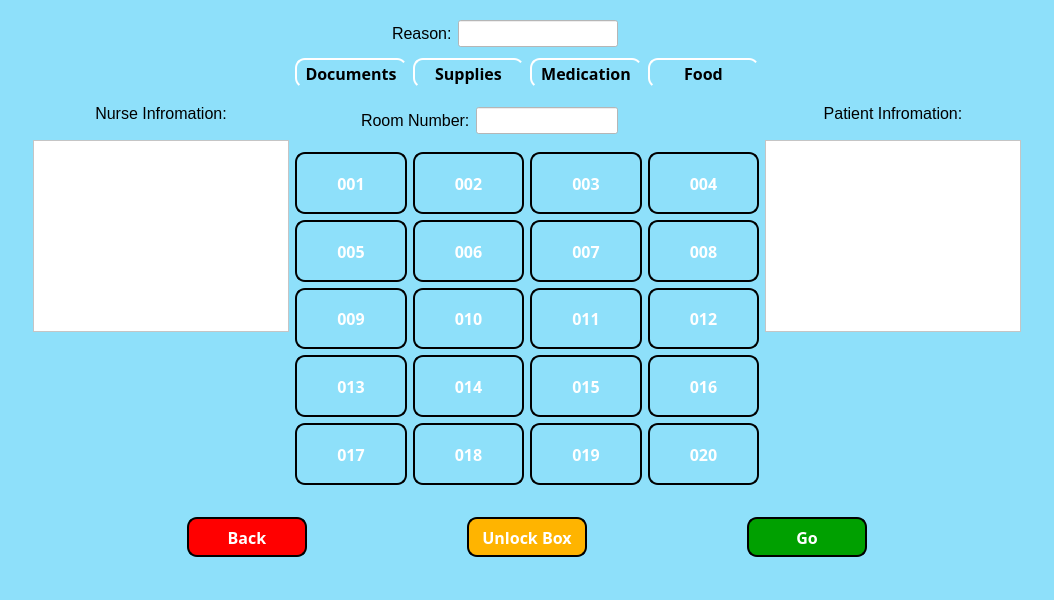
<?xml version="1.0" encoding="UTF-8"?>
<ui version="4.0">
 <class>MainWindow</class>
 <widget class="QMainWindow" name="MainWindow">
  <property name="geometry">
   <rect>
    <x>0</x>
    <y>0</y>
    <width>1054</width>
    <height>600</height>
   </rect>
  </property>
  <property name="windowTitle">
   <string>MainWindow</string>
  </property>
  <property name="autoFillBackground">
   <bool>false</bool>
  </property>
  <property name="styleSheet">
   <string notr="true">background-color: rgb(142, 224, 250);
</string>
  </property>
  <widget class="QWidget" name="centralwidget">
   <property name="enabled">
    <bool>true</bool>
   </property>
   <layout class="QGridLayout" name="gridLayout_2">
    <item row="2" column="1">
     <widget class="QLabel" name="label_3">
      <property name="sizePolicy">
       <sizepolicy hsizetype="Preferred" vsizetype="Maximum">
        <horstretch>0</horstretch>
        <verstretch>0</verstretch>
       </sizepolicy>
      </property>
      <property name="font">
       <font>
        <pointsize>12</pointsize>
       </font>
      </property>
      <property name="text">
       <string>Nurse Infromation:</string>
      </property>
      <property name="alignment">
       <set>Qt::AlignCenter</set>
      </property>
     </widget>
    </item>
    <item row="3" column="1" alignment="Qt::AlignTop">
     <widget class="QTextEdit" name="textEdit_2">
      <property name="sizePolicy">
       <sizepolicy hsizetype="Fixed" vsizetype="Maximum">
        <horstretch>0</horstretch>
        <verstretch>0</verstretch>
       </sizepolicy>
      </property>
      <property name="font">
       <font>
        <pointsize>12</pointsize>
       </font>
      </property>
      <property name="styleSheet">
       <string notr="true">QTextEdit{
background-color: rgb(255, 255, 255);
}</string>
      </property>
      <property name="frameShape">
       <enum>QFrame::StyledPanel</enum>
      </property>
      <property name="frameShadow">
       <enum>QFrame::Plain</enum>
      </property>
      <property name="readOnly">
       <bool>true</bool>
      </property>
     </widget>
    </item>
    <item row="2" column="4">
     <widget class="QLabel" name="label_4">
      <property name="sizePolicy">
       <sizepolicy hsizetype="Preferred" vsizetype="Maximum">
        <horstretch>0</horstretch>
        <verstretch>0</verstretch>
       </sizepolicy>
      </property>
      <property name="font">
       <font>
        <pointsize>12</pointsize>
       </font>
      </property>
      <property name="text">
       <string>Patient Infromation:</string>
      </property>
      <property name="alignment">
       <set>Qt::AlignCenter</set>
      </property>
     </widget>
    </item>
    <item row="5" column="0">
     <widget class="QLabel" name="label_5">
      <property name="text">
       <string/>
      </property>
     </widget>
    </item>
    <item row="5" column="5">
     <widget class="QLabel" name="label_6">
      <property name="text">
       <string/>
      </property>
     </widget>
    </item>
    <item row="3" column="4" alignment="Qt::AlignTop">
     <widget class="QTextEdit" name="textEdit">
      <property name="sizePolicy">
       <sizepolicy hsizetype="Fixed" vsizetype="Maximum">
        <horstretch>0</horstretch>
        <verstretch>0</verstretch>
       </sizepolicy>
      </property>
      <property name="font">
       <font>
        <pointsize>12</pointsize>
       </font>
      </property>
      <property name="styleSheet">
       <string notr="true">QTextEdit{
background-color: rgb(255, 255, 255);
}</string>
      </property>
      <property name="frameShadow">
       <enum>QFrame::Plain</enum>
      </property>
      <property name="readOnly">
       <bool>true</bool>
      </property>
     </widget>
    </item>
    <item row="5" column="1" rowspan="2" colspan="4">
     <layout class="QHBoxLayout" name="horizontalLayout_4">
      <property name="topMargin">
       <number>12</number>
      </property>
      <property name="bottomMargin">
       <number>12</number>
      </property>
      <item alignment="Qt::AlignTop">
       <widget class="QToolButton" name="toolButton_25">
        <property name="sizePolicy">
         <sizepolicy hsizetype="Fixed" vsizetype="Expanding">
          <horstretch>0</horstretch>
          <verstretch>0</verstretch>
         </sizepolicy>
        </property>
        <property name="minimumSize">
         <size>
          <width>0</width>
          <height>40</height>
         </size>
        </property>
        <property name="maximumSize">
         <size>
          <width>120</width>
          <height>60</height>
         </size>
        </property>
        <property name="font">
         <font>
          <family>14px</family>
          <pointsize>12</pointsize>
          <weight>75</weight>
          <italic>false</italic>
          <bold>true</bold>
         </font>
        </property>
        <property name="styleSheet">
         <string notr="true">QToolButton{background-color: red;
color: white;
border-style: outset;
border-width: 2px;
border-radius:10px;
border-color: black;
font: bold, 14px;
border-radius:10px;}
QToolButton::pressed{background-color: rgb(170, 0, 0);
border-style: inset;
}</string>
        </property>
        <property name="text">
         <string>Back</string>
        </property>
       </widget>
      </item>
      <item>
       <widget class="QToolButton" name="toolButton_27">
        <property name="sizePolicy">
         <sizepolicy hsizetype="Fixed" vsizetype="Expanding">
          <horstretch>0</horstretch>
          <verstretch>0</verstretch>
         </sizepolicy>
        </property>
        <property name="minimumSize">
         <size>
          <width>0</width>
          <height>40</height>
         </size>
        </property>
        <property name="maximumSize">
         <size>
          <width>120</width>
          <height>60</height>
         </size>
        </property>
        <property name="font">
         <font>
          <family>14px</family>
          <pointsize>12</pointsize>
          <weight>75</weight>
          <italic>false</italic>
          <bold>true</bold>
         </font>
        </property>
        <property name="styleSheet">
         <string notr="true">QToolButton{background-color: rgb(255, 180, 0);
color: white;
border-style: outset;
border-width: 2px;
border-radius:10px;
border-color: black;
font: bold, 14px;
border-radius:10px;}
QToolButton::pressed{background-color: rgb(255, 100, 0);
border-style: inset;
}</string>
        </property>
        <property name="text">
         <string>Unlock Box</string>
        </property>
       </widget>
      </item>
      <item alignment="Qt::AlignTop">
       <widget class="QToolButton" name="toolButton_26">
        <property name="sizePolicy">
         <sizepolicy hsizetype="Fixed" vsizetype="Expanding">
          <horstretch>0</horstretch>
          <verstretch>0</verstretch>
         </sizepolicy>
        </property>
        <property name="minimumSize">
         <size>
          <width>0</width>
          <height>40</height>
         </size>
        </property>
        <property name="maximumSize">
         <size>
          <width>120</width>
          <height>60</height>
         </size>
        </property>
        <property name="font">
         <font>
          <family>14px</family>
          <pointsize>12</pointsize>
          <weight>75</weight>
          <italic>false</italic>
          <bold>true</bold>
         </font>
        </property>
        <property name="styleSheet">
         <string notr="true">QToolButton{background-color: rgb(0, 160, 0);
color: white;
border-style: outset;
border-width: 2px;
border-radius:10px;
border-color: black;
font: bold, 14px;
border-radius:10px;}
QToolButton::pressed{background-color: rgb(0, 120, 0);
border-style: inset;
}</string>
        </property>
        <property name="text">
         <string>Go</string>
        </property>
       </widget>
      </item>
     </layout>
    </item>
    <item row="3" column="2" colspan="2">
     <layout class="QGridLayout" name="gridLayout">
      <property name="sizeConstraint">
       <enum>QLayout::SetNoConstraint</enum>
      </property>
      <property name="leftMargin">
       <number>0</number>
      </property>
      <property name="topMargin">
       <number>12</number>
      </property>
      <property name="bottomMargin">
       <number>14</number>
      </property>
      <item row="3" column="2">
       <widget class="QToolButton" name="toolButton_7">
        <property name="sizePolicy">
         <sizepolicy hsizetype="Minimum" vsizetype="Minimum">
          <horstretch>0</horstretch>
          <verstretch>0</verstretch>
         </sizepolicy>
        </property>
        <property name="font">
         <font>
          <family>14px</family>
          <pointsize>12</pointsize>
          <weight>75</weight>
          <italic>false</italic>
          <bold>true</bold>
         </font>
        </property>
        <property name="styleSheet">
         <string notr="true">QToolButton{
color: white;
border-style: outset;
border-width: 2px;
border-radius:10px;
border-color: black;
font: bold, 14px;
border-radius:10px;
border-image: url(:/button/download (4).png);}
QToolButton::pressed{background-color: rgb(213, 213, 213);
border-style: inset;
}</string>
        </property>
        <property name="text">
         <string>007</string>
        </property>
       </widget>
      </item>
      <item row="5" column="2">
       <widget class="QToolButton" name="toolButton_15">
        <property name="sizePolicy">
         <sizepolicy hsizetype="Minimum" vsizetype="Minimum">
          <horstretch>0</horstretch>
          <verstretch>0</verstretch>
         </sizepolicy>
        </property>
        <property name="font">
         <font>
          <family>14px</family>
          <pointsize>12</pointsize>
          <weight>75</weight>
          <italic>false</italic>
          <bold>true</bold>
         </font>
        </property>
        <property name="styleSheet">
         <string notr="true">QToolButton{
color: white;
border-style: outset;
border-width: 2px;
border-radius:10px;
border-color: black;
font: bold, 14px;
border-radius:10px;
border-image: url(:/button/download (4).png);}
QToolButton::pressed{background-color: rgb(213, 213, 213);
border-style: inset;
}</string>
        </property>
        <property name="text">
         <string>015</string>
        </property>
       </widget>
      </item>
      <item row="4" column="3">
       <widget class="QToolButton" name="toolButton_12">
        <property name="sizePolicy">
         <sizepolicy hsizetype="Minimum" vsizetype="Expanding">
          <horstretch>0</horstretch>
          <verstretch>0</verstretch>
         </sizepolicy>
        </property>
        <property name="font">
         <font>
          <family>14px</family>
          <pointsize>12</pointsize>
          <weight>75</weight>
          <italic>false</italic>
          <bold>true</bold>
         </font>
        </property>
        <property name="styleSheet">
         <string notr="true">QToolButton{
color: white;
border-style: outset;
border-width: 2px;
border-radius:10px;
border-color: black;
font: bold, 14px;
border-radius:10px;
border-image: url(:/button/download (4).png);}
QToolButton::pressed{background-color: rgb(213, 213, 213);
border-style: inset;
}</string>
        </property>
        <property name="text">
         <string>012</string>
        </property>
       </widget>
      </item>
      <item row="6" column="3">
       <widget class="QToolButton" name="toolButton_20">
        <property name="sizePolicy">
         <sizepolicy hsizetype="Minimum" vsizetype="Expanding">
          <horstretch>0</horstretch>
          <verstretch>0</verstretch>
         </sizepolicy>
        </property>
        <property name="font">
         <font>
          <family>14px</family>
          <pointsize>12</pointsize>
          <weight>75</weight>
          <italic>false</italic>
          <bold>true</bold>
         </font>
        </property>
        <property name="styleSheet">
         <string notr="true">QToolButton{
color: white;
border-style: outset;
border-width: 2px;
border-radius:10px;
border-color: black;
font: bold, 14px;
border-radius:10px;
border-image: url(:/button/download (4).png);}
QToolButton::pressed{background-color: rgb(213, 213, 213);
border-style: inset;
}</string>
        </property>
        <property name="text">
         <string>020</string>
        </property>
       </widget>
      </item>
      <item row="0" column="0">
       <widget class="QToolButton" name="toolButton">
        <property name="sizePolicy">
         <sizepolicy hsizetype="Minimum" vsizetype="Minimum">
          <horstretch>0</horstretch>
          <verstretch>0</verstretch>
         </sizepolicy>
        </property>
        <property name="font">
         <font>
          <family>14px</family>
          <pointsize>12</pointsize>
          <weight>75</weight>
          <italic>false</italic>
          <bold>true</bold>
         </font>
        </property>
        <property name="styleSheet">
         <string notr="true">QToolButton{
color: white;
border-style: outset;
border-width: 2px;
border-radius:10px;
border-color: black;
font: bold, 14px;
border-radius:10px;
border-image: url(:/button/download (4).png);}
QToolButton::pressed{
background-color: rgb(213, 213, 213);
border-style: inset;
}</string>
        </property>
        <property name="text">
         <string>001</string>
        </property>
        <property name="popupMode">
         <enum>QToolButton::DelayedPopup</enum>
        </property>
        <property name="toolButtonStyle">
         <enum>Qt::ToolButtonTextOnly</enum>
        </property>
        <property name="arrowType">
         <enum>Qt::NoArrow</enum>
        </property>
       </widget>
      </item>
      <item row="0" column="3">
       <widget class="QToolButton" name="toolButton_4">
        <property name="sizePolicy">
         <sizepolicy hsizetype="Minimum" vsizetype="Expanding">
          <horstretch>0</horstretch>
          <verstretch>0</verstretch>
         </sizepolicy>
        </property>
        <property name="font">
         <font>
          <family>14px</family>
          <pointsize>12</pointsize>
          <weight>75</weight>
          <italic>false</italic>
          <bold>true</bold>
         </font>
        </property>
        <property name="styleSheet">
         <string notr="true">QToolButton{
color: white;
border-style: outset;
border-width: 2px;
border-radius:10px;
border-color: black;
font: bold, 14px;
border-radius:10px;
border-image: url(:/button/download (4).png);
}

QToolButton::pressed{
background-color: rgb(213, 213, 213);
border-style: inset;
}</string>
        </property>
        <property name="text">
         <string>004</string>
        </property>
       </widget>
      </item>
      <item row="5" column="1">
       <widget class="QToolButton" name="toolButton_14">
        <property name="sizePolicy">
         <sizepolicy hsizetype="Minimum" vsizetype="Minimum">
          <horstretch>0</horstretch>
          <verstretch>0</verstretch>
         </sizepolicy>
        </property>
        <property name="font">
         <font>
          <family>14px</family>
          <pointsize>12</pointsize>
          <weight>75</weight>
          <italic>false</italic>
          <bold>true</bold>
         </font>
        </property>
        <property name="styleSheet">
         <string notr="true">QToolButton{
color: white;
border-style: outset;
border-width: 2px;
border-radius:10px;
border-color: black;
font: bold, 14px;
border-radius:10px;
border-image: url(:/button/download (4).png);}
QToolButton::pressed{background-color: rgb(213, 213, 213);
border-style: inset;
}</string>
        </property>
        <property name="text">
         <string>014</string>
        </property>
       </widget>
      </item>
      <item row="4" column="2">
       <widget class="QToolButton" name="toolButton_11">
        <property name="sizePolicy">
         <sizepolicy hsizetype="Minimum" vsizetype="Minimum">
          <horstretch>0</horstretch>
          <verstretch>0</verstretch>
         </sizepolicy>
        </property>
        <property name="font">
         <font>
          <family>14px</family>
          <pointsize>12</pointsize>
          <weight>75</weight>
          <italic>false</italic>
          <bold>true</bold>
         </font>
        </property>
        <property name="styleSheet">
         <string notr="true">QToolButton{
color: white;
border-style: outset;
border-width: 2px;
border-radius:10px;
border-color: black;
font: bold, 14px;
border-radius:10px;
border-image: url(:/button/download (4).png);}
QToolButton::pressed{background-color: rgb(213, 213, 213);
border-style: inset;
}</string>
        </property>
        <property name="text">
         <string>011</string>
        </property>
       </widget>
      </item>
      <item row="6" column="0">
       <widget class="QToolButton" name="toolButton_17">
        <property name="sizePolicy">
         <sizepolicy hsizetype="Minimum" vsizetype="Minimum">
          <horstretch>0</horstretch>
          <verstretch>0</verstretch>
         </sizepolicy>
        </property>
        <property name="font">
         <font>
          <family>14px</family>
          <pointsize>12</pointsize>
          <weight>75</weight>
          <italic>false</italic>
          <bold>true</bold>
         </font>
        </property>
        <property name="styleSheet">
         <string notr="true">QToolButton{
color: white;
border-style: outset;
border-width: 2px;
border-radius:10px;
border-color: black;
font: bold, 14px;
border-radius:10px;
border-image: url(:/button/download (4).png);}
QToolButton::pressed{background-color: rgb(213, 213, 213);
border-style: inset;
}</string>
        </property>
        <property name="text">
         <string>017</string>
        </property>
       </widget>
      </item>
      <item row="3" column="0">
       <widget class="QToolButton" name="toolButton_5">
        <property name="sizePolicy">
         <sizepolicy hsizetype="Minimum" vsizetype="Minimum">
          <horstretch>0</horstretch>
          <verstretch>0</verstretch>
         </sizepolicy>
        </property>
        <property name="font">
         <font>
          <family>14px</family>
          <pointsize>12</pointsize>
          <weight>75</weight>
          <italic>false</italic>
          <bold>true</bold>
         </font>
        </property>
        <property name="styleSheet">
         <string notr="true">QToolButton{
color: white;
border-style: outset;
border-width: 2px;
border-radius:10px;
border-color: black;
font: bold, 14px;
border-radius:10px;
border-image: url(:/button/download (4).png);}
QToolButton::pressed{background-color: rgb(213, 213, 213);
border-style: inset;
}</string>
        </property>
        <property name="text">
         <string>005</string>
        </property>
       </widget>
      </item>
      <item row="3" column="3">
       <widget class="QToolButton" name="toolButton_8">
        <property name="sizePolicy">
         <sizepolicy hsizetype="Minimum" vsizetype="Expanding">
          <horstretch>0</horstretch>
          <verstretch>0</verstretch>
         </sizepolicy>
        </property>
        <property name="font">
         <font>
          <family>14px</family>
          <pointsize>12</pointsize>
          <weight>75</weight>
          <italic>false</italic>
          <bold>true</bold>
         </font>
        </property>
        <property name="styleSheet">
         <string notr="true">QToolButton{
color: white;
border-style: outset;
border-width: 2px;
border-radius:10px;
border-color: black;
font: bold, 14px;
border-radius:10px;
border-image: url(:/button/download (4).png);}
QToolButton::pressed{background-color: rgb(213, 213, 213);
border-style: inset;
}</string>
        </property>
        <property name="text">
         <string>008</string>
        </property>
       </widget>
      </item>
      <item row="5" column="3">
       <widget class="QToolButton" name="toolButton_16">
        <property name="sizePolicy">
         <sizepolicy hsizetype="Minimum" vsizetype="Expanding">
          <horstretch>0</horstretch>
          <verstretch>0</verstretch>
         </sizepolicy>
        </property>
        <property name="font">
         <font>
          <family>14px</family>
          <pointsize>12</pointsize>
          <weight>75</weight>
          <italic>false</italic>
          <bold>true</bold>
         </font>
        </property>
        <property name="styleSheet">
         <string notr="true">QToolButton{
color: white;
border-style: outset;
border-width: 2px;
border-radius:10px;
border-color: black;
font: bold, 14px;
border-radius:10px;
border-image: url(:/button/download (4).png);}
QToolButton::pressed{background-color: rgb(213, 213, 213);
border-style: inset;
}</string>
        </property>
        <property name="text">
         <string>016</string>
        </property>
       </widget>
      </item>
      <item row="6" column="1">
       <widget class="QToolButton" name="toolButton_18">
        <property name="sizePolicy">
         <sizepolicy hsizetype="Minimum" vsizetype="Minimum">
          <horstretch>0</horstretch>
          <verstretch>0</verstretch>
         </sizepolicy>
        </property>
        <property name="font">
         <font>
          <family>14px</family>
          <pointsize>12</pointsize>
          <weight>75</weight>
          <italic>false</italic>
          <bold>true</bold>
         </font>
        </property>
        <property name="styleSheet">
         <string notr="true">QToolButton{
color: white;
border-style: outset;
border-width: 2px;
border-radius:10px;
border-color: black;
font: bold, 14px;
border-radius:10px;
border-image: url(:/button/download (4).png);}
QToolButton::pressed{background-color: rgb(213, 213, 213);
border-style: inset;
}</string>
        </property>
        <property name="text">
         <string>018</string>
        </property>
       </widget>
      </item>
      <item row="4" column="1">
       <widget class="QToolButton" name="toolButton_10">
        <property name="sizePolicy">
         <sizepolicy hsizetype="Minimum" vsizetype="Minimum">
          <horstretch>0</horstretch>
          <verstretch>0</verstretch>
         </sizepolicy>
        </property>
        <property name="font">
         <font>
          <family>14px</family>
          <pointsize>12</pointsize>
          <weight>75</weight>
          <italic>false</italic>
          <bold>true</bold>
         </font>
        </property>
        <property name="styleSheet">
         <string notr="true">QToolButton{
color: white;
border-style: outset;
border-width: 2px;
border-radius:10px;
border-color: black;
font: bold, 14px;
border-radius:10px;
border-image: url(:/button/download (4).png);}
QToolButton::pressed{background-color: rgb(213, 213, 213);
border-style: inset;
}</string>
        </property>
        <property name="text">
         <string>010</string>
        </property>
       </widget>
      </item>
      <item row="0" column="2">
       <widget class="QToolButton" name="toolButton_3">
        <property name="sizePolicy">
         <sizepolicy hsizetype="Minimum" vsizetype="Minimum">
          <horstretch>0</horstretch>
          <verstretch>0</verstretch>
         </sizepolicy>
        </property>
        <property name="font">
         <font>
          <family>14px</family>
          <pointsize>12</pointsize>
          <weight>75</weight>
          <italic>false</italic>
          <bold>true</bold>
         </font>
        </property>
        <property name="styleSheet">
         <string notr="true">QToolButton{
color: white;
border-style: outset;
border-width: 2px;
border-radius:10px;
border-color: black;
font: bold, 14px;
border-radius:10px;
border-image: url(:/button/download (4).png);}
QToolButton::pressed{background-color: rgb(213, 213, 213);
border-style: inset;
}</string>
        </property>
        <property name="text">
         <string>003</string>
        </property>
       </widget>
      </item>
      <item row="6" column="2">
       <widget class="QToolButton" name="toolButton_19">
        <property name="sizePolicy">
         <sizepolicy hsizetype="Minimum" vsizetype="Minimum">
          <horstretch>0</horstretch>
          <verstretch>0</verstretch>
         </sizepolicy>
        </property>
        <property name="font">
         <font>
          <family>14px</family>
          <pointsize>12</pointsize>
          <weight>75</weight>
          <italic>false</italic>
          <bold>true</bold>
         </font>
        </property>
        <property name="styleSheet">
         <string notr="true">QToolButton{
color: white;
border-style: outset;
border-width: 2px;
border-radius:10px;
border-color: black;
font: bold, 14px;
border-radius:10px;
border-image: url(:/button/download (4).png);}
QToolButton::pressed{background-color: rgb(213, 213, 213);
border-style: inset;
}</string>
        </property>
        <property name="text">
         <string>019</string>
        </property>
       </widget>
      </item>
      <item row="3" column="1">
       <widget class="QToolButton" name="toolButton_6">
        <property name="sizePolicy">
         <sizepolicy hsizetype="Minimum" vsizetype="Minimum">
          <horstretch>0</horstretch>
          <verstretch>0</verstretch>
         </sizepolicy>
        </property>
        <property name="font">
         <font>
          <family>14px</family>
          <pointsize>12</pointsize>
          <weight>75</weight>
          <italic>false</italic>
          <bold>true</bold>
         </font>
        </property>
        <property name="styleSheet">
         <string notr="true">QToolButton{
color: white;
border-style: outset;
border-width: 2px;
border-radius:10px;
border-color: black;
font: bold, 14px;
border-radius:10px;
border-image: url(:/button/download (4).png);}
QToolButton::pressed{background-color: rgb(213, 213, 213);
border-style: inset;
}</string>
        </property>
        <property name="text">
         <string>006</string>
        </property>
       </widget>
      </item>
      <item row="0" column="1">
       <widget class="QToolButton" name="toolButton_2">
        <property name="sizePolicy">
         <sizepolicy hsizetype="Minimum" vsizetype="Minimum">
          <horstretch>0</horstretch>
          <verstretch>0</verstretch>
         </sizepolicy>
        </property>
        <property name="font">
         <font>
          <family>14px</family>
          <pointsize>12</pointsize>
          <weight>75</weight>
          <italic>false</italic>
          <bold>true</bold>
         </font>
        </property>
        <property name="styleSheet">
         <string notr="true">QToolButton{
color: white;
border-style: outset;
border-width: 2px;
border-radius:10px;
border-color: black;
font: bold, 14px;
border-radius:10px;
border-image: url(:/button/download (4).png);}
QToolButton::pressed{background-color: rgb(213, 213, 213);
border-style: inset;
}</string>
        </property>
        <property name="text">
         <string>002</string>
        </property>
       </widget>
      </item>
      <item row="4" column="0">
       <widget class="QToolButton" name="toolButton_9">
        <property name="sizePolicy">
         <sizepolicy hsizetype="Minimum" vsizetype="Minimum">
          <horstretch>0</horstretch>
          <verstretch>0</verstretch>
         </sizepolicy>
        </property>
        <property name="font">
         <font>
          <family>14px</family>
          <pointsize>12</pointsize>
          <weight>75</weight>
          <italic>false</italic>
          <bold>true</bold>
         </font>
        </property>
        <property name="styleSheet">
         <string notr="true">QToolButton{
color: white;
border-style: outset;
border-width: 2px;
border-radius:10px;
border-color: black;
font: bold, 14px;
border-radius:10px;
border-image: url(:/button/download (4).png);}
QToolButton::pressed{background-color: rgb(213, 213, 213);
border-style: inset;
}</string>
        </property>
        <property name="text">
         <string>009</string>
        </property>
       </widget>
      </item>
      <item row="5" column="0">
       <widget class="QToolButton" name="toolButton_13">
        <property name="sizePolicy">
         <sizepolicy hsizetype="Minimum" vsizetype="Minimum">
          <horstretch>0</horstretch>
          <verstretch>0</verstretch>
         </sizepolicy>
        </property>
        <property name="font">
         <font>
          <family>14px</family>
          <pointsize>12</pointsize>
          <weight>75</weight>
          <italic>false</italic>
          <bold>true</bold>
         </font>
        </property>
        <property name="styleSheet">
         <string notr="true">QToolButton{
color: white;
border-style: outset;
border-width: 2px;
border-radius:10px;
border-color: black;
font: bold, 14px;
border-radius:10px;
border-image: url(:/button/download (4).png);}
QToolButton::pressed{background-color: rgb(213, 213, 213);
border-style: inset;
}</string>
        </property>
        <property name="text">
         <string>013</string>
        </property>
       </widget>
      </item>
     </layout>
    </item>
    <item row="2" column="2" colspan="2">
     <layout class="QHBoxLayout" name="horizontalLayout">
      <property name="spacing">
       <number>6</number>
      </property>
      <property name="sizeConstraint">
       <enum>QLayout::SetDefaultConstraint</enum>
      </property>
      <property name="leftMargin">
       <number>66</number>
      </property>
      <property name="topMargin">
       <number>13</number>
      </property>
      <property name="rightMargin">
       <number>141</number>
      </property>
      <property name="bottomMargin">
       <number>0</number>
      </property>
      <item>
       <widget class="QLabel" name="label">
        <property name="sizePolicy">
         <sizepolicy hsizetype="Fixed" vsizetype="Maximum">
          <horstretch>0</horstretch>
          <verstretch>0</verstretch>
         </sizepolicy>
        </property>
        <property name="font">
         <font>
          <pointsize>12</pointsize>
         </font>
        </property>
        <property name="text">
         <string>Room Number:</string>
        </property>
       </widget>
      </item>
      <item>
       <widget class="QLineEdit" name="lineEdit">
        <property name="enabled">
         <bool>true</bool>
        </property>
        <property name="sizePolicy">
         <sizepolicy hsizetype="Minimum" vsizetype="Maximum">
          <horstretch>0</horstretch>
          <verstretch>0</verstretch>
         </sizepolicy>
        </property>
        <property name="font">
         <font>
          <pointsize>12</pointsize>
         </font>
        </property>
        <property name="cursor">
         <cursorShape>IBeamCursor</cursorShape>
        </property>
        <property name="styleSheet">
         <string notr="true">QLineEdit{background-color: rgb(255, 255, 255);}</string>
        </property>
        <property name="alignment">
         <set>Qt::AlignLeading|Qt::AlignLeft|Qt::AlignVCenter</set>
        </property>
        <property name="readOnly">
         <bool>true</bool>
        </property>
       </widget>
      </item>
     </layout>
    </item>
    <item row="1" column="2" colspan="2">
     <layout class="QHBoxLayout" name="horizontalLayout_2">
      <property name="sizeConstraint">
       <enum>QLayout::SetDefaultConstraint</enum>
      </property>
      <item>
       <widget class="QToolButton" name="toolButton_21">
        <property name="sizePolicy">
         <sizepolicy hsizetype="Preferred" vsizetype="Fixed">
          <horstretch>0</horstretch>
          <verstretch>0</verstretch>
         </sizepolicy>
        </property>
        <property name="font">
         <font>
          <family>14px</family>
          <pointsize>12</pointsize>
          <weight>75</weight>
          <italic>false</italic>
          <bold>true</bold>
         </font>
        </property>
        <property name="styleSheet">
         <string notr="true">QToolButton{
color: black;
border-style: outset;
border-width: 2px;
border-color: rgb(142, 224, 250);
border-radius:10px;
font: bold, 14px;
border-radius:10px;
}
QToolButton::pressed{
background-color: rgb(213, 213, 213);
border-style: inset;
}</string>
        </property>
        <property name="text">
         <string>Documents</string>
        </property>
        <property name="icon">
         <iconset>
          <normaloff>Documents.png</normaloff>Documents.png</iconset>
        </property>
        <property name="iconSize">
         <size>
          <width>60</width>
          <height>60</height>
         </size>
        </property>
        <property name="toolButtonStyle">
         <enum>Qt::ToolButtonTextUnderIcon</enum>
        </property>
        <property name="autoRaise">
         <bool>false</bool>
        </property>
       </widget>
      </item>
      <item>
       <widget class="QToolButton" name="toolButton_22">
        <property name="sizePolicy">
         <sizepolicy hsizetype="Preferred" vsizetype="Fixed">
          <horstretch>0</horstretch>
          <verstretch>0</verstretch>
         </sizepolicy>
        </property>
        <property name="font">
         <font>
          <family>14px</family>
          <pointsize>12</pointsize>
          <weight>75</weight>
          <italic>false</italic>
          <bold>true</bold>
         </font>
        </property>
        <property name="styleSheet">
         <string notr="true">QToolButton{
color: black;
border-style: outset;
border-width: 2px;
border-color: rgb(142, 224, 250);
border-radius:10px;
font: bold, 14px;
border-radius:10px;
}
QToolButton::pressed{
background-color: rgb(213, 213, 213);
border-style: inset;
}</string>
        </property>
        <property name="text">
         <string>Supplies</string>
        </property>
        <property name="icon">
         <iconset>
          <normaloff>Supplies.png</normaloff>Supplies.png</iconset>
        </property>
        <property name="iconSize">
         <size>
          <width>80</width>
          <height>60</height>
         </size>
        </property>
        <property name="toolButtonStyle">
         <enum>Qt::ToolButtonTextUnderIcon</enum>
        </property>
       </widget>
      </item>
      <item>
       <widget class="QToolButton" name="toolButton_23">
        <property name="sizePolicy">
         <sizepolicy hsizetype="Preferred" vsizetype="Fixed">
          <horstretch>0</horstretch>
          <verstretch>0</verstretch>
         </sizepolicy>
        </property>
        <property name="font">
         <font>
          <family>14px</family>
          <pointsize>12</pointsize>
          <weight>75</weight>
          <italic>false</italic>
          <bold>true</bold>
         </font>
        </property>
        <property name="styleSheet">
         <string notr="true">QToolButton{
color: black;
border-style: outset;
border-width: 2px;
border-color: rgb(142, 224, 250);
border-radius:10px;
font: bold, 14px;
border-radius:10px;
}
QToolButton::pressed{
background-color: rgb(213, 213, 213);
border-style: inset;
}</string>
        </property>
        <property name="text">
         <string>Medication</string>
        </property>
        <property name="icon">
         <iconset>
          <normaloff>Medication.png</normaloff>Medication.png</iconset>
        </property>
        <property name="iconSize">
         <size>
          <width>70</width>
          <height>60</height>
         </size>
        </property>
        <property name="toolButtonStyle">
         <enum>Qt::ToolButtonTextUnderIcon</enum>
        </property>
       </widget>
      </item>
      <item>
       <widget class="QToolButton" name="toolButton_24">
        <property name="sizePolicy">
         <sizepolicy hsizetype="Preferred" vsizetype="Fixed">
          <horstretch>0</horstretch>
          <verstretch>0</verstretch>
         </sizepolicy>
        </property>
        <property name="font">
         <font>
          <family>14px</family>
          <pointsize>12</pointsize>
          <weight>75</weight>
          <italic>false</italic>
          <bold>true</bold>
         </font>
        </property>
        <property name="styleSheet">
         <string notr="true">QToolButton{
color: black;
border-style: outset;
border-width: 2px;
border-color: rgb(142, 224, 250);
border-radius:10px;
font: bold, 14px;
border-radius:10px;
}
QToolButton::pressed{
background-color: rgb(213, 213, 213);
border-style: inset;
}</string>
        </property>
        <property name="text">
         <string>Food</string>
        </property>
        <property name="icon">
         <iconset>
          <normaloff>Food (2).png</normaloff>Food (2).png</iconset>
        </property>
        <property name="iconSize">
         <size>
          <width>80</width>
          <height>60</height>
         </size>
        </property>
        <property name="toolButtonStyle">
         <enum>Qt::ToolButtonTextUnderIcon</enum>
        </property>
        <property name="autoRaise">
         <bool>false</bool>
        </property>
       </widget>
      </item>
     </layout>
    </item>
    <item row="0" column="2" colspan="2">
     <layout class="QHBoxLayout" name="horizontalLayout_3">
      <property name="leftMargin">
       <number>97</number>
      </property>
      <property name="topMargin">
       <number>11</number>
      </property>
      <property name="rightMargin">
       <number>141</number>
      </property>
      <property name="bottomMargin">
       <number>5</number>
      </property>
      <item>
       <widget class="QLabel" name="label_2">
        <property name="sizePolicy">
         <sizepolicy hsizetype="Preferred" vsizetype="Maximum">
          <horstretch>0</horstretch>
          <verstretch>0</verstretch>
         </sizepolicy>
        </property>
        <property name="font">
         <font>
          <pointsize>12</pointsize>
         </font>
        </property>
        <property name="text">
         <string>Reason:</string>
        </property>
       </widget>
      </item>
      <item>
       <widget class="QLineEdit" name="lineEdit_2">
        <property name="enabled">
         <bool>true</bool>
        </property>
        <property name="sizePolicy">
         <sizepolicy hsizetype="Expanding" vsizetype="Maximum">
          <horstretch>0</horstretch>
          <verstretch>0</verstretch>
         </sizepolicy>
        </property>
        <property name="font">
         <font>
          <pointsize>12</pointsize>
         </font>
        </property>
        <property name="styleSheet">
         <string notr="true">QLineEdit{background-color: rgb(255, 255, 255);}</string>
        </property>
        <property name="readOnly">
         <bool>true</bool>
        </property>
       </widget>
      </item>
     </layout>
    </item>
   </layout>
  </widget>
  <widget class="QMenuBar" name="menubar">
   <property name="geometry">
    <rect>
     <x>0</x>
     <y>0</y>
     <width>1054</width>
     <height>22</height>
    </rect>
   </property>
  </widget>
  <widget class="QStatusBar" name="statusbar"/>
 </widget>
 <resources>
  <include location="images.qrc"/>
 </resources>
 <connections/>
</ui>
